Frame 1 (no input): blank canvas, image omitted
Frame 60 (no input): blank canvas, image omitted
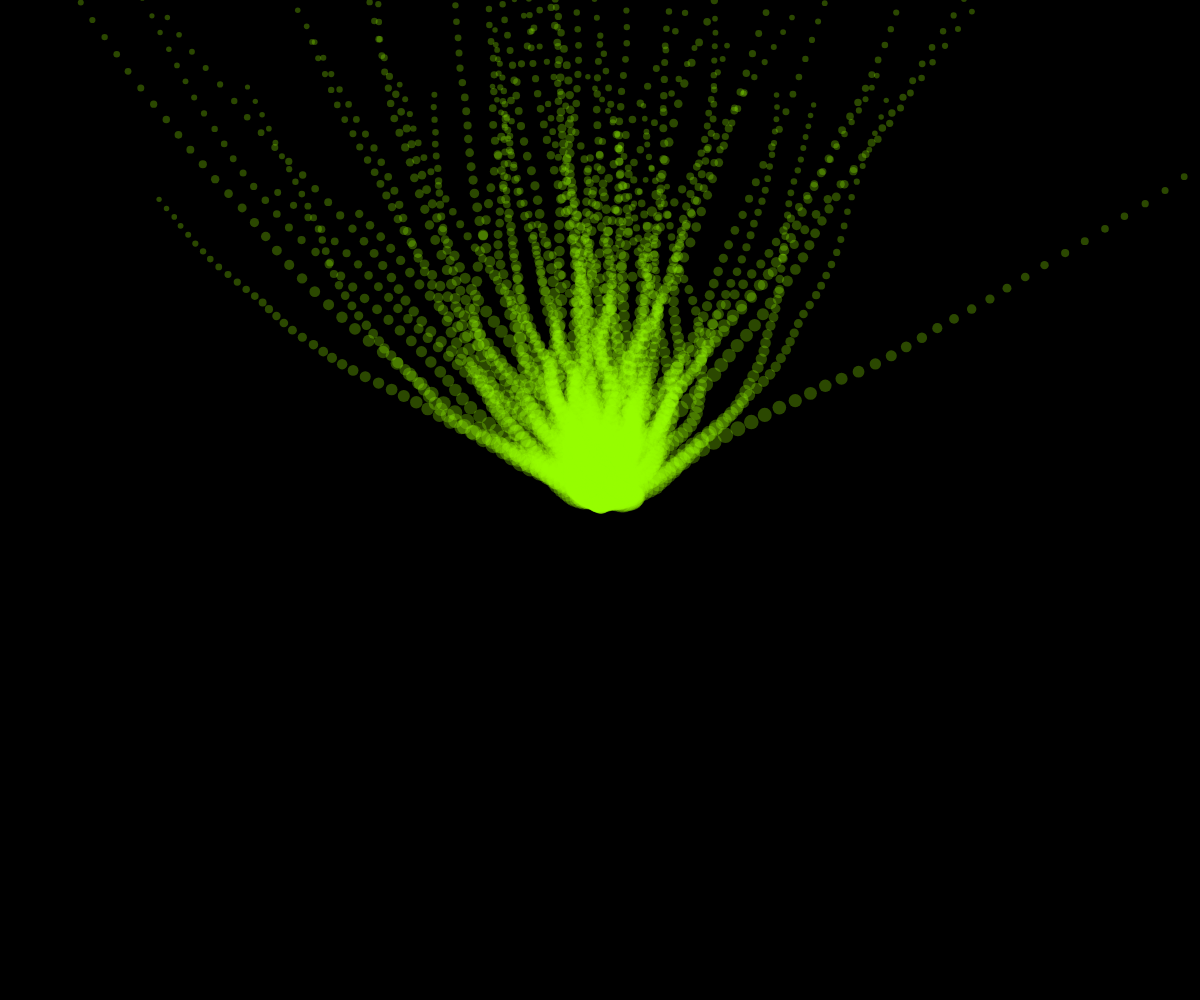
Frame 120 (the mouse pressed at the canvas centre since frame 60)

The p5.js sketch whose frames 1 and 60 were blank and that drew this single picture after the mouse press (run headless with seeded random() and noise() and a simulated clock; from frame 60 on, the mouse is pressed at the canvas centre):

// p5.js sketch
// ── sketch.js
let vine = [];
let colors=['#ff269d59','#ffd9004b','#99ff0048','#ffffff48']

function setup() {
  createCanvas(windowWidth, windowHeight);
  background('#000000');
}

function mousePressed() {
  let c = random(colors); //-> 한번 터치할때 하나의 색이 나오도록 하고 싶었음 , 클로드에게 부탁..
  for(let i=0; i<60; i++) {
    vine.push(new Vine(mouseX, mouseY,c));
  }
}


function draw() {
  
  for(let v of vine) {
    v.show();
    v.update();
}
}

class Vine {

  constructor(x,y,c) {
    this.x = x;
    this.y = y;
    this.dx = 0;
    this.dy = 0;
    this.d = 20;

    this.startX=x;
    this.startY=y;
    this.maxDist = 60;

    this.col = c ;
  }
  
  show() {
    noStroke();
    fill(this.col);
    ellipse(this.x, this.y, this.d);    
  }
  
  update() {
    
    
    this.dx += random(-1.5, 1.5);
    this.dy += random(-1, 0.5);

    this.x += this.dx;
    this.y += this.dy;

    // this.d *= random(0.997, 0.999);

    let disappear = dist(this.x, this.y, this.startX, this.startY)
    if(disappear > this.maxDist){
      this.d *= 0.97;
    } else{
      this.d *= 0.999;
    }

  }
  
  isDone() {
    if(this.x<0 || this.x>width || this.y<0 || this.y>height) {
      return true;
    } else {
      return false;
    }
  }
}
